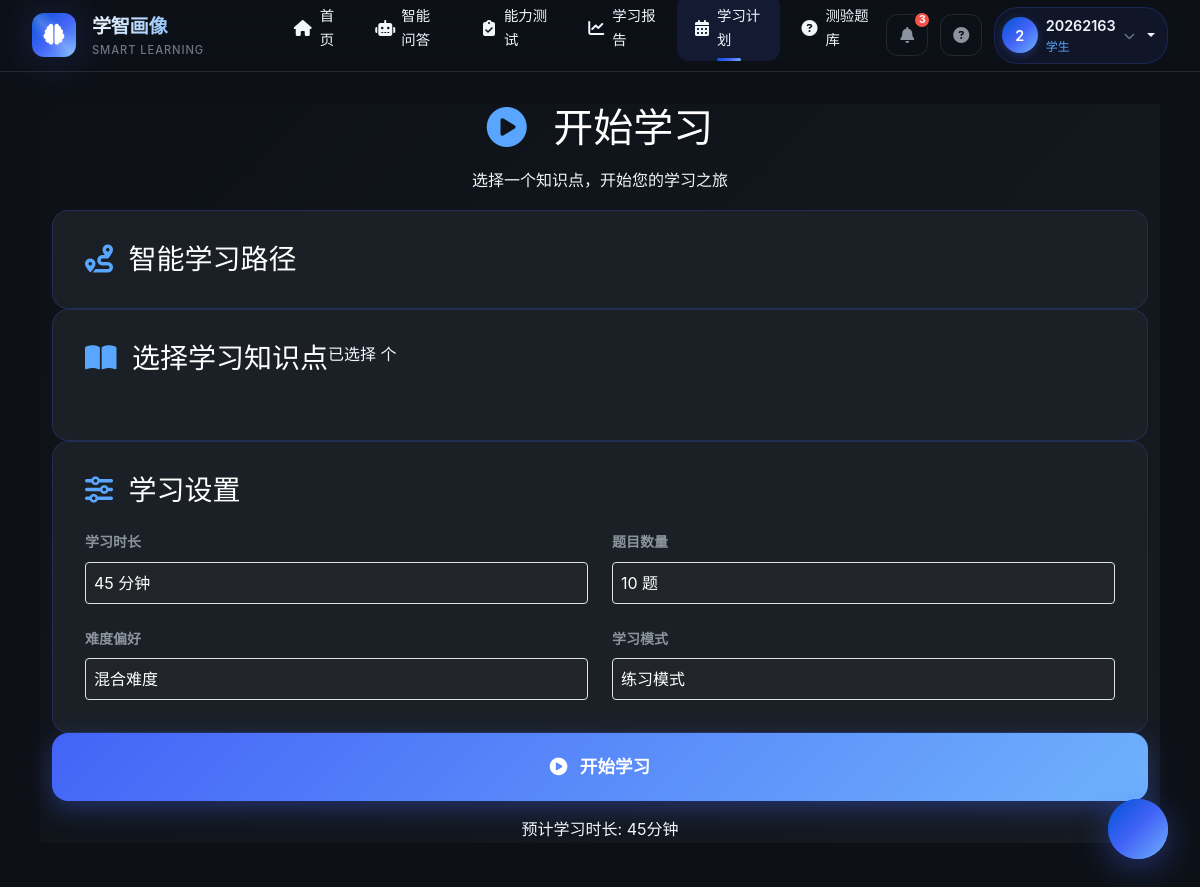
The page /student/start-learning (signed in) on the database its author committed.
### app/models/user.py (models this page shows, shortened)
class User(UserMixin, db.Model):
    __tablename__ = 'users'
    id = db.Column(db.Integer, primary_key=True)
    username = db.Column(db.String(64), unique=True, index=True)
    email = db.Column(db.String(120), unique=True, index=True)
    password_hash = db.Column(db.String(128))
    role = db.Column(db.String(20), default='student')  # 'student', 'teacher', 'admin'
    def is_teacher(self):
        return self.role == 'teacher' or self.role == 'admin'

### app/routes/student.py (the view)
@student_bp.route('/start-learning')
@login_required
def start_learning():
    return render_template('student/start_learning.html',
                          student=current_user,
                          learning_path=[],
                          selected_topics=[],
                          available_topics=[],
                          today_progress=None)

### app/models/user.py (called while the page is built)
@login_manager.user_loader
def load_user(user_id):
    return User.query.get(int(user_id))

### app/templates/student/start_learning.html (shortened to what this page needs)
{% extends 'base.html' %}
{% block content %}
<div class="learning-container py-6">
    <div class="container max-w-4xl mx-auto">
        <div class="text-center mb-8 fade-in">
            <h1 class="text-3xl font-bold text-white mb-3">
                <i class="fas fa-play-circle text-primary me-3"></i>
                开始学习
            </h1>
            <p class="text-gray-400">选择一个知识点，开始您的学习之旅</p>
        </div>
        <div class="learning-card mb-6 fade-in" style="animation-delay: 0.1s;">
            <h3 class="text-lg font-semibold text-white mb-4">
                <i class="fas fa-route me-2 text-primary"></i>
                智能学习路径
            </h3>
        </div>
        <div class="learning-card mb-6 fade-in" style="animation-delay: 0.2s;">
            <div class="d-flex justify-between items-center mb-4">
                <h3 class="text-lg font-semibold text-white">
                    <i class="fas fa-book-open me-2 text-primary"></i>
                    选择学习知识点
                </h3>
                <span class="text-sm text-gray-400">已选择 {{ selected_topics.length }} 个</span>
            </div>
        </div>
        <div class="learning-card mb-6 fade-in" style="animation-delay: 0.3s;">
            <h3 class="text-lg font-semibold text-white mb-4">
                <i class="fas fa-sliders-h me-2 text-primary"></i>
                学习设置
            </h3>
            <div class="row g-4">
                <div class="col-md-6">
                    <label class="form-label text-gray-300 mb-2">学习时长</label>
                    <select class="form-select bg-dark border border-gray-700 text-white rounded-lg p-2" id="studyDuration">
                        <option value="45" selected>45 分钟</option>
                    </select>
                </div>
                <div class="col-md-6">
                    <label class="form-label text-gray-300 mb-2">题目数量</label>
                    <select class="form-select bg-dark border border-gray-700 text-white rounded-lg p-2" id="questionCount">
                        <option value="10" selected>10 题</option>
                    </select>
                </div>
                <div class="col-md-6">
                    <label class="form-label text-gray-300 mb-2">难度偏好</label>
                    <select class="form-select bg-dark border border-gray-700 text-white rounded-lg p-2" id="difficultyPref">
                        <option value="mixed" selected>混合难度</option>
                    </select>
                </div>
                <div class="col-md-6">
                    <label class="form-label text-gray-300 mb-2">学习模式</label>
                    <select class="form-select bg-dark border border-gray-700 text-white rounded-lg p-2" id="studyMode">
                        <option value="practice" selected>练习模式</option>
                    </select>
                </div>
            </div>
        </div>
        <div class="text-center fade-in" style="animation-delay: 0.4s;">
            <button
                class="start-btn"
                id="startLearningBtn"
                onclick="startLearning()"
            >
                <i class="fas fa-play-circle me-2"></i>
                开始学习
            </button>
            <p class="text-gray-500 text-sm mt-3">预计学习时长: <span id="estimatedTime">45分钟</span></p>
        </div>
    </div>
</div>
{% endblock %}

### app/templates/base.html (shortened to what this page needs)
<!DOCTYPE html>
<html lang="zh-CN">
<head>
    <link href="https://cdn.bootcdn.net/ajax/libs/bootstrap/5.1.3/css/bootstrap.min.css" rel="stylesheet">
    <link rel="stylesheet" href="https://cdn.bootcdn.net/ajax/libs/font-awesome/6.4.0/css/all.min.css">
    <link href="https://fonts.loli.net/css2?family=Inter:wght@300;400;500;600;700;800&family=Noto+Sans+SC:wght@300;400;500;600;700;800&display=swap" rel="stylesheet">
</head>
<body>
    <nav class="top-navbar">
        <a class="navbar-brand" href="{{ url_for('main.index') }}">
            <div class="brand-logo">
                <i class="fas fa-brain"></i>
            </div>
            <div class="brand-text">
                <span class="brand-name">学智画像</span>
                <span class="brand-tagline">SMART LEARNING</span>
            </div>
        </a>
        <ul class="nav-menu">
            <li class="nav-item">
                <a class="nav-link {% if request.endpoint == 'main.index' %}active{% endif %}" href="{{ url_for('main.index') }}">
                    <i class="fas fa-home"></i>
                    <span>首页</span>
                </a>
            </li>
            <li class="nav-item">
                <a class="nav-link {% if request.endpoint and 'intelligent' in request.endpoint %}active{% endif %}" href="{{ url_for('intelligent_assistant.index') }}">
                    <i class="fas fa-robot"></i>
                    <span>智能问答</span>
                </a>
            </li>
            <li class="nav-item">
                <a class="nav-link {% if request.endpoint and 'test' in request.endpoint %}active{% endif %}" href="{{ url_for('test.assessment') }}">
                    <i class="fas fa-clipboard-check"></i>
                    <span>能力测试</span>
                </a>
            </li>
            <li class="nav-item">
                <a class="nav-link {% if request.endpoint and 'analysis' in request.endpoint and 'report' in request.endpoint %}active{% endif %}" href="{{ url_for('analysis.learning_report') }}">
                    <i class="fas fa-chart-line"></i>
                    <span>学习报告</span>
                </a>
            </li>
            <li class="nav-item">
                <a class="nav-link {% if request.endpoint and 'student' in request.endpoint %}active{% endif %}" href="{{ url_for('student.learning_plan') }}">
                    <i class="fas fa-calendar-alt"></i>
                    <span>学习计划</span>
                </a>
            </li>
            <li class="nav-item">
                <a class="nav-link {% if request.endpoint and 'quiz' in request.endpoint %}active{% endif %}" href="{{ url_for('quiz.index') }}">
                    <i class="fas fa-question-circle"></i>
                    <span>测验题库</span>
                </a>
            </li>
        </ul>
        <div class="navbar-actions">
            <button class="nav-icon-btn" title="消息">
                <i class="fas fa-bell"></i>
                <span class="badge">3</span>
            </button>
            <button class="nav-icon-btn" title="帮助中心">
                <i class="fas fa-circle-question"></i>
            </button>
            {% if current_user.is_authenticated %}
            <div class="user-menu dropdown">
                <div class="dropdown-toggle" data-bs-toggle="dropdown" aria-expanded="false" style="display: flex; align-items: center; cursor: pointer; gap: 8px;">
                    <div class="user-avatar">
                        {{ current_user.username[0]|upper if current_user.username else 'U' }}
                    </div>
                    <div class="user-info">
                        <span class="user-name">{{ current_user.username }}</span>
                        <span class="user-role">{{ '教师' if current_user.is_teacher() else '学生' }}</span>
                    </div>
                    <i class="fas fa-chevron-down" style="font-size: 0.7rem; color: var(--text-muted);"></i>
                </div>
            </div>
            {% else %}
            <a href="{{ url_for('auth.login') }}" class="btn-pro btn-pro-primary btn-pro-sm">
                <i class="fas fa-sign-in-alt"></i>
                登录
            </a>
            {% endif %}
        </div>
    </nav>
    <main class="main-wrapper">
        <div class="page-container">
            {% block content %}{% endblock %}
        </div>
    </main>
    {% if current_user.is_authenticated %}
    <button class="ai-float-btn" onclick="window.location.href='{{ url_for('intelligent_assistant.index') }}'" title="AI助手">
        <div class="pulse"></div>
        <i class="fas fa-robot"></i>
    </button>
    {% endif %}
</body>
</html>

### app/templates/student/start_learning.html (style rules this page uses)
.learning-container { min-height: calc(100vh - 72px); background: linear-gradient(135deg, #0D1117 0%, #161B22 100%); }
.learning-card { background: rgba(28, 33, 40, 0.95); border: 1px solid rgba(67, 100, 247, 0.2); border-radius: 16px; padding: 2rem; transition: all 0.3s ease; }
.start-btn { width: 100%; padding: 1.25rem; font-size: 1.1rem; font-weight: 600; background: linear-gradient(135deg, #4364F7 0%, #6FB1FC 100%); border: none; border-radius: 16px; color: white; cursor: pointer; transition: all 0.3s ease; box-shadow: 0 8px 25px rgba(67, 100, 247, 0.35); }

### rows shown on the page
User: username "2", username "20262163", role "学生"
